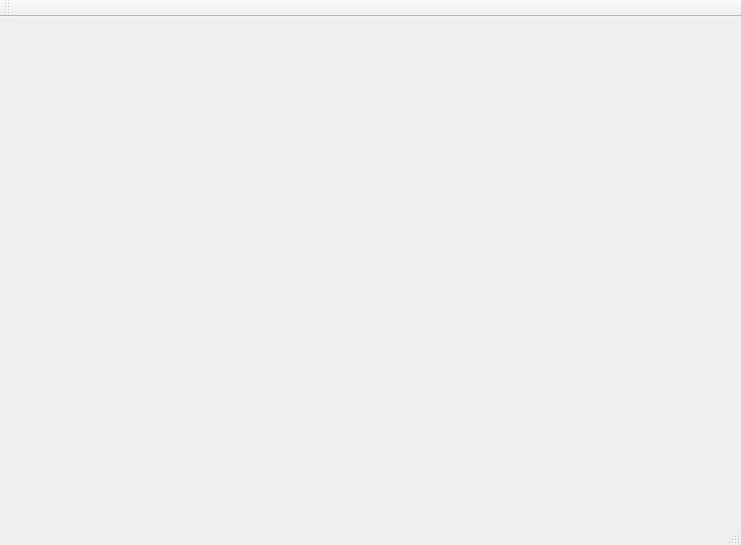
<?xml version="1.0" encoding="UTF-8"?>
<ui version="4.0">
 <class>MainWindow</class>
 <widget class="QMainWindow" name="MainWindow">
  <property name="geometry">
   <rect>
    <x>0</x>
    <y>0</y>
    <width>741</width>
    <height>545</height>
   </rect>
  </property>
  <property name="windowTitle">
   <string>MainWindow</string>
  </property>
  <widget class="QWidget" name="centralWidget"/>
  <widget class="QMenuBar" name="menuBar">
   <property name="geometry">
    <rect>
     <x>0</x>
     <y>0</y>
     <width>741</width>
     <height>21</height>
    </rect>
   </property>
  </widget>
  <widget class="QToolBar" name="mainToolBar">
   <property name="orientation">
    <enum>Qt::Horizontal</enum>
   </property>
   <attribute name="toolBarArea">
    <enum>TopToolBarArea</enum>
   </attribute>
   <attribute name="toolBarBreak">
    <bool>false</bool>
   </attribute>
  </widget>
  <widget class="QStatusBar" name="statusBar"/>
 </widget>
 <layoutdefault spacing="6" margin="11"/>
 <resources/>
 <connections/>
</ui>
